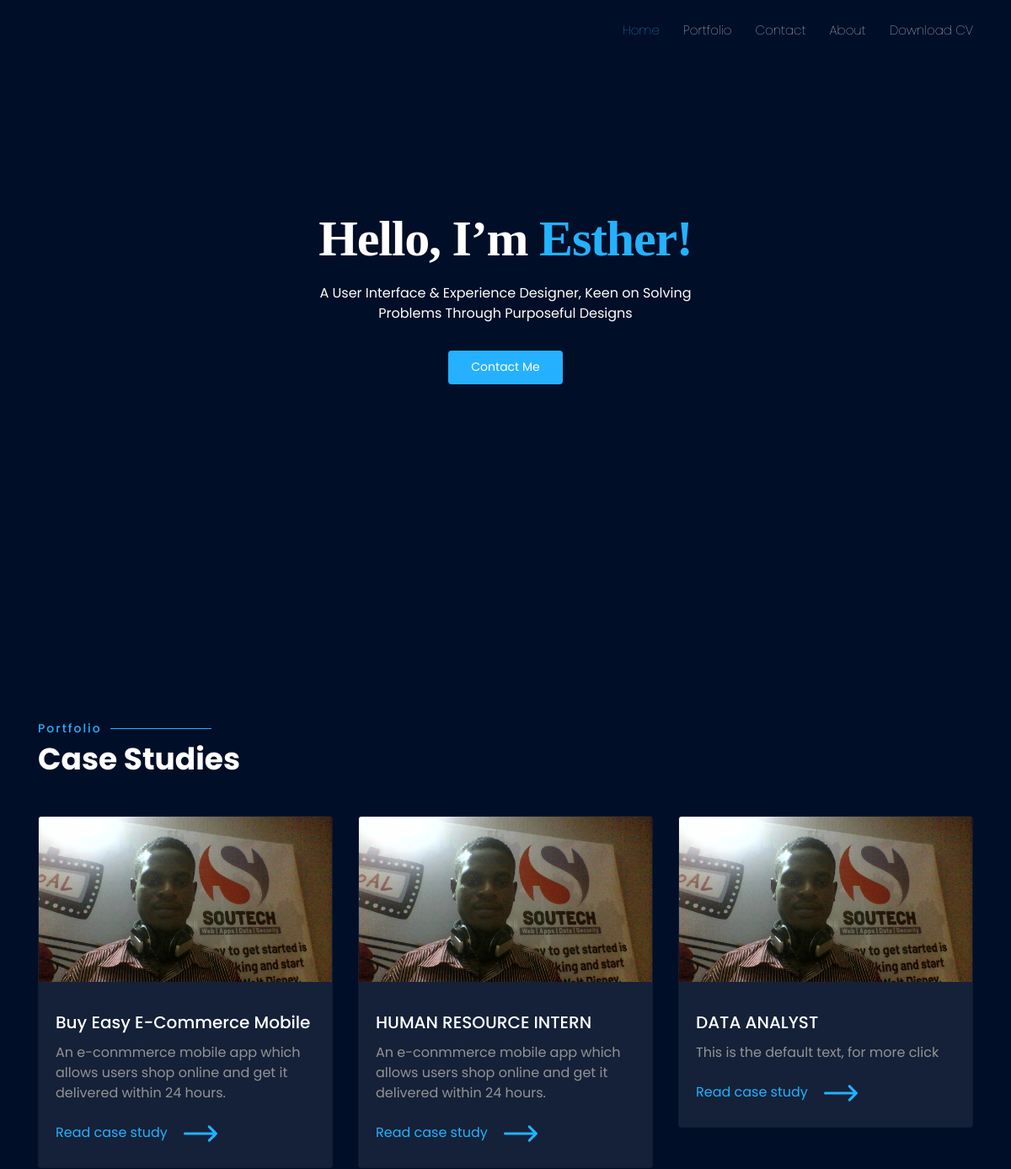
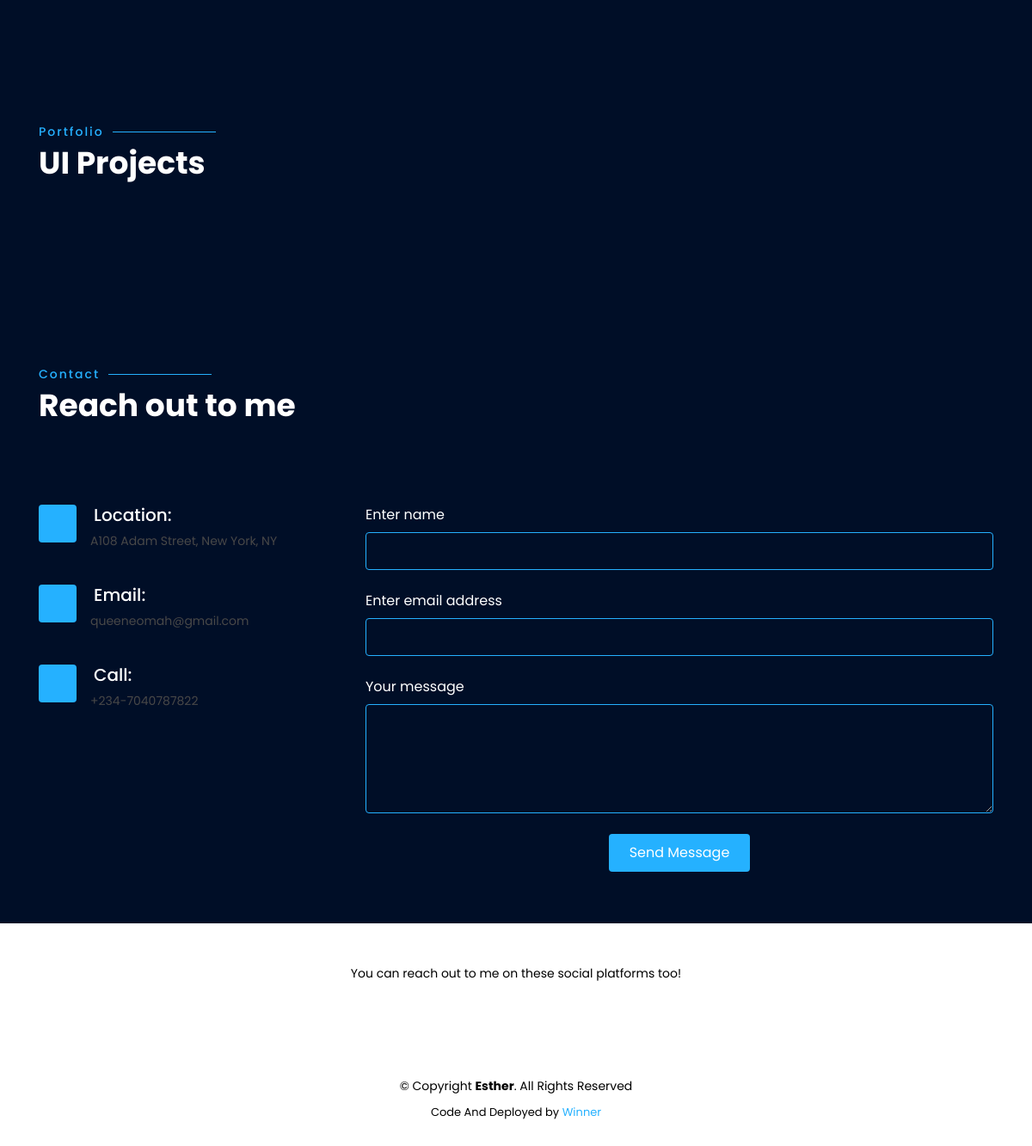
The page / on the database its author committed (2 pictures, top to bottom).
### portfolio/models.py (models this page shows, shortened)
class PersonalData(models.Model):
    intro = models.CharField(max_length=400)
    about = models.TextField()
    image = models.ImageField(upload_to='Profile/')
    address = models.CharField(max_length=300,default='A108 Adam Street, New York, NY 535022')
    email = models.CharField(max_length=200,default='queeneomah@gmail.com')
    phone = models.CharField(max_length=15,default='+234-704 0787 822')

class UserCase(models.Model):
    title = models.CharField(max_length=100)
    description = models.CharField(max_length=400)
    image = models.ImageField(upload_to='UseCase/')
    url = models.CharField(max_length=300)

### portfolio/views.py (the view)
# urls.py: path('', portfolioView.home_view,name='home'),
def home_view(request):
    usecases = models.UserCase.objects.all()
    ui_project = models.UIProject.objects.all()
    personal_data = models.PersonalData.objects.get(id=1)
    asset = models.Assets.objects.get(id=1)
    context = {
        'title':'Omah - (index)',
        'usecases': usecases,
        'UIProject':ui_project,
        'personalData': personal_data,
        'asset':asset,
    }
    return render(request,'portfolio/index.html',context)

### portfolio/templates/portfolio/index.html (shortened to what this page needs)
{% extends 'portfolio/base.html' %}
{% load static %}
{% block content %}
<li class="active"><a href="/">Home</a></li>
<li><a href="#portfolio">Portfolio</a></li>
<li><a href="#contact">Contact</a></li>
<li><a href="{% url 'about' %}">About</a></li>
<li><a href="{{ asset.cv }}">Download CV</a></li>
</ul>
</nav>
</div>
</header>
  <section id="hero" class="d-flex align-items-center justify-content-center">
    <div class="container" data-aos="fade-up">
      <br><br><br><br>
      <div class="row justify-content-center" data-aos="fade-up" data-aos-delay="150">
        <div class="col-xl-6 col-lg-8">
          <div class="text-center">
            <div class="icon-box">
              <div class="text-center">
                <span
                style="font-family: Gilroy;
                font-style: normal;
                font-weight: 600;
                font-size: 60px;
                line-height: 124.9%;
                /* identical to box height, or 119px */
                letter-spacing: -0.02em;
                text-transform: capitalize;
                color: #FFFFFF;"> Hello, I’m <span style="color: #25b1ff;"> Esther! </span> </span>
                <p class="p-3"> {{ personalData.intro }} </p>
                <a href="#contact" class="get-started-btn scrollto">Contact Me</a>
              </div>
            </div>
          </div>
        </div>
      </div>
      <br><br>
      <div class="row pb-3 justify-content-center" data-aos="zoom-in" data-aos-delay="250">
        <div class="row">
          <div class="p-5 icon-box">
            <a href=""><i class="icofont-twitter"></i></a>
          </div>
          <div class="p-5 icon-box">
            <a href=""><i class="icofont-linkedin"></i></a>
          </div>
          <div class="p-5 icon-box">
            <a href=""><i class="icofont-behance"></i></a>
          </div>
          <div class="p-5 icon-box">
            <a href=""><i class="icofont-dribbble"></i></a>
          </div>
        </div>
      </div>
    </div>
  </section>
  <main id="main">
    <section id="portfolio" class="portfolio">
      <div class="container" data-aos="fade-up">
        <div class="section-title">
          <h2 style="color: #25b1ff;">Portfolio</h2>
          <p>Case Studies</p>
        </div>
        <div class="row portfolio-container" data-aos="fade-up" data-aos-delay="200">
          {% for usecase in usecases %}
            <div class="col-lg-4 col-md-6 portfolio-item">
              <div class="">
                <div class="card" style="background: #152138;!important background-color: #152138;!important">
                  <img src="{{ usecase.image.url }}" class="card-img-top" alt="...">
                  <div class="card-body">
                    <h5 class="pt-3 card-title">{{ usecase.title }}</h5>
                    <p class="card-text" style="color: #939393;">{{ usecase.description }}</p>
                    <a target="_blank" href="{{ usecase.url }}" class="portfolio-wrap">Read case study <img style="color: #25b1ff;" width="70" height="40" src="{% static 'assets/img/right-arrow.svg' %}" alt="right-arrow"> </a>
                  </div>
                </div>
              </div>
            </div>
          {% endfor %}
        </div>
      </div>
    </section>
    <section id="portfolio" class="portfolio">
      <div class="container" data-aos="fade-up">
        <div class="section-title">
          <h2 style="color: #25b1ff;">Portfolio</h2>
          <p>UI Projects</p>
        </div>
        <div class="row portfolio-container" data-aos="fade-up" data-aos-delay="200">
          {% for ui in UIProject %}
            <div class="col-lg-4 col-md-6 portfolio-item filter-app">
              <div class="portfolio-wrap">
              </div>
            </div>
          {% endfor %}
        </div>
      </div>
    </section>
    <section id="contact" class="contact">
      <div class="container data-aos="fade-up">
        <div class="section-title">
          <h2 style="color: #25b1ff;">Contact</h2>
          <p>Reach out to me</p>
        </div>
        <div class="row mt-5 justify-content-center">
          <div class="col-lg-4">
            <div class="info">
              <div class="address">
                <i class="icofont-google-map"></i>
                <h5 style="padding-left: 4rem;">Location:</h5>
                <p>{{ personalData.address }}</p>
              </div>
              <div class="email">
                <i class="icofont-envelope"></i>
                <h5 style="padding-left: 4rem;">Email:</h5>
                <p>{{ personalData.email }}</p>
              </div>
              <div class="phone">
                <i class="icofont-phone"></i>
                <h5 style="padding-left: 4rem;">Call:</h5>
                <p>{{ personalData.phone }}</p>
              </div>
            </div>
          </div>
          <div class="col-lg-8 mt-2 mt-lg-0">
            <form action="mailto:queeneomah@gmail.com" method="" class="php-email-form">
              <div class="form-group">
                <label for="name" class="form-label">Enter name</label>
                <input type="text" class="form-control" name="name" id="name" placeholder="" data-msg="Please enter at least 8 chars of name" />
              </div>
              <div class="form-group">
                <label for="email" class="form-label">Enter email address</label>
                <input type="email" class="form-control" name="email" id="email" placeholder="" data-msg="Please enter at least 8 chars of email" />
              </div>
              <div class="form-group">
                <label for="message" class="form-label">Your message</label>
                <textarea class="form-control" id="message" name="message" rows="5" data-msg="Please write something for us" placeholder=""></textarea>
              </div>
              <div class="text-center"><button type="submit">Send Message</button></div>
            </form>
          </div>
        </div>
      </div>
    </section>
  </main>
 {% endblock content %}

### portfolio/templates/portfolio/base.html (shortened to what this page needs)
{% load static %}
<!DOCTYPE html>
<html lang="en">
<head>
  <link href="{% static 'assets/vendor/bootstrap/css/bootstrap.min.css' %}" rel="stylesheet">
  <link href="{% static 'assets/vendor/icofont/icofont.min.css' %}" rel="stylesheet">
  <link href="{% static 'assets/vendor/boxicons/css/boxicons.min.css' %}" rel="stylesheet">
  <link href="{% static 'assets/vendor/owl.carousel/assets/owl.carousel.min.css' %}" rel="stylesheet">
  <link href="{% static 'assets/vendor/venobox/venobox.css' %}" rel="stylesheet">
  <link href="{% static 'assets/vendor/remixicon/remixicon.css' %}" rel="stylesheet">
  <link href="{% static 'assets/vendor/aos/aos.css' %}" rel="stylesheet">
  <link href="{% static 'assets/css/style.css' %}" rel="stylesheet">
</head>
<body>
  <header id="header" class="fixed-top ">
    <div class="container d-flex align-items-center justify-content-between">
      <nav style="font-family: 'Poppins'; font-style: normal; font-weight: 1;!important" class="nav-menu d-none d-lg-block">
        <ul>
{% block content %}
{% endblock content %}
 <footer id="footer">
    <div class="container">
      <div class="pt-5 row justify-content-center" data-aos="zoom-in" data-aos-delay="250">
        <div class="text-center col-12">
          <p>You can reach out to me on these social platforms too!</p>
        </div>
        <div style="color: #000e27; font-size: 40px;!important" class="row">
          <div class="pl-5 icon-boxs">
            <a href=""><i class="icofont-twitter"></i></a>
          </div>
          <div class="pl-5 icon-boxs">
            <a href=""><i class="icofont-linkedin"></i></a>
          </div>
          <div class="pl-5 icon-boxs">
            <a href=""><i class="icofont-behance"></i></a>
          </div>
          <div class="pl-5 icon-boxs">
            <a href=""><i class="icofont-dribbble"></i></a>
          </div>
        </div>
      </div>
      <div class="copyright">
        &copy; Copyright <strong><span>Esther</span></strong>. All Rights Reserved
      </div>
      <div class="credits">
        Code And Deployed by <a href="https://linkedin.com/in/emetowinner">Winner</a>
      </div>
    </div>
  </footer>
</body>
</html>

### static/assets/css/style.css (style rules this page uses)
body { font-family:'Poppins'; color: #000E27; }
a { color: #25B1FF; }
h1, h2, h3, h4, h5, h6 { font-family: "Poppins"; }
#header { transition: all 0.5s; z-index: 997; padding: 15px 0; }
.nav-menu ul { margin: 0; padding: 0; list-style: none; }
.nav-menu > ul { display: flex; }
.nav-menu > ul > li { position: relative; white-space: nowrap; padding: 10px 0 10px 28px; }
.nav-menu a { display: block; position: relative; color: #fff; transition: 0.3s; font-size: 15px; font-family: 'Poppins'; font-weight: lighter; }
.nav-menu a:hover, .nav-menu .active > a, .nav-menu li:hover > a { color: #25B1FF; }
.get-started-btn { background: #25B1FF; color: #fff; border-radius: 4px; padding: 7px 25px 8px 25px; white-space: nowrap; transition: 0.3s; font-size: 14px; display: inline-block; border: 2px solid #25B1FF; }
.mobile-nav { position: fixed; top: 55px; right: 15px; bottom: 15px; left: 15px; z-index: 9999; overflow-y: auto; background: #000E27; color: #fff; transition: ease-in-out 0.2s; opacity: 0; visibility: hidden; border-radius: 10px; padding: 10px 0; }
.mobile-nav * { margin: 0; padding: 0; list-style: none; }
.mobile-nav a { display: block; position: relative; color: #fff; padding: 10px 20px; font-weight: 500; outline: none; }
.mobile-nav a:hover, .mobile-nav .active > a, .mobile-nav li:hover > a { color: #fff; text-decoration: none; background: #25B1FF; }
#hero { width: 100%; height: 100vh; background-color: #000E27; background: #000E27; ; background-size: cover; position: relative; }
#hero:before { content: ""; position: absolute; bottom: 0; top: 0; left: 0; right: 0; }
#hero .container { position: relative; padding-top: 200px; padding-bottom: 200px; text-align: center; }
#footer .icon-boxs { padding: 2px 2px; transition: ease-in-out 0.3s; height: 100%; text-align: center; }
#footer .icon-boxs i { font-size: 32px; color: #000e27; }
@media (min-width: 1024px) { #hero { background-attachment: fixed; } }
section { padding: 60px 0; overflow: hidden; background: #000E27; color: #fff; }
.section-title { padding-bottom: 40px; }
.section-title h2 { font-size: 14px; font-weight: 500; padding: 0; line-height: 1px; margin: 0 0 5px 0; letter-spacing: 2px; color: #aaaaaa; font-family: "Poppins"; }
.section-title h2::after { content: ""; width: 120px; height: 1px; display: inline-block; background: #25b1ff; margin: 4px 10px; }
.section-title p { margin: 0; margin: 0; font-size: 36px; font-weight: 700; font-family: "Poppins"; color: #fff; }
#hero .icon-box { padding: 2px 2px; transition: ease-in-out 0.3s; height: 100%; text-align: center; }
#hero .icon-box i { font-size: 32px; color: #25B1FF; }
.portfolio .portfolio-item { margin-bottom: 30px; }
.portfolio .portfolio-wrap { transition: 0.3s; position: relative; overflow: hidden; z-index: 1; }
.portfolio .portfolio-wrap::before { content: ""; position: absolute; left: 0; right: 0; top: 0; bottom: 0; transition: all ease-in-out 0.3s; z-index: 2; opacity: 0; }
.portfolio .portfolio-wrap img { transition: all ease-in-out 0.3s; }
.contact .info { width: 100%; background: #000e27; }
.contact .info i { font-size: 20px; background: #25B1FF; color: #fff; float: left; width: 44px; height: 44px; display: flex; justify-content: center; align-items: center; border-radius: 4px; transition: all 0.3s ease-in-out; }
.contact .info p { padding: 0 0 0 60px; margin-bottom: 0; font-size: 14px; color: #484848; }
.contact .info .email, .contact .info .phone { margin-top: 40px; }
.contact .php-email-form { width: 100%; background: #000e27; }
.contact .php-email-form .form-group { padding-bottom: 8px; }
.contact .php-email-form input, .contact .php-email-form textarea { border-radius: 0; box-shadow: none; font-size: 14px; border-radius: 4px; background: #000e27; }
.contact .php-email-form input { height: 44px; }
.contact .php-email-form textarea { padding: 10px 12px; background: #000e27; }
.contact .php-email-form button[type="submit"] { background: #25B1FF; border: 0; padding: 10px 24px; color: #fff; transition: 0.4s; border-radius: 4px; }
#footer { background: #fff; padding: 0 0 30px 0; color: #000; font-size: 14px; }
#footer .copyright { text-align: center; padding-top: 30px; }
#footer .credits { padding-top: 10px; text-align: center; font-size: 13px; color: #000; }

### rows shown on the page
PersonalData: intro "A User Interface & Experience Designer, Keen on Solving Problems Through Purposeful Designs", address "A108 Adam Street, New York, NY", email "queeneomah@gmail.com", phone "+234-7040787822"
UserCase: image (picture), title "Buy Easy E-Commerce Mobile", description "An e-conmmerce mobile app which allows users shop online and get it delivered within 24 hours."
UserCase: image (picture), title "HUMAN RESOURCE INTERN", description "An e-conmmerce mobile app which allows users shop online and get it delivered within 24 hours."
UserCase: image (picture), title "DATA ANALYST", description "This is the default text, for more click"
